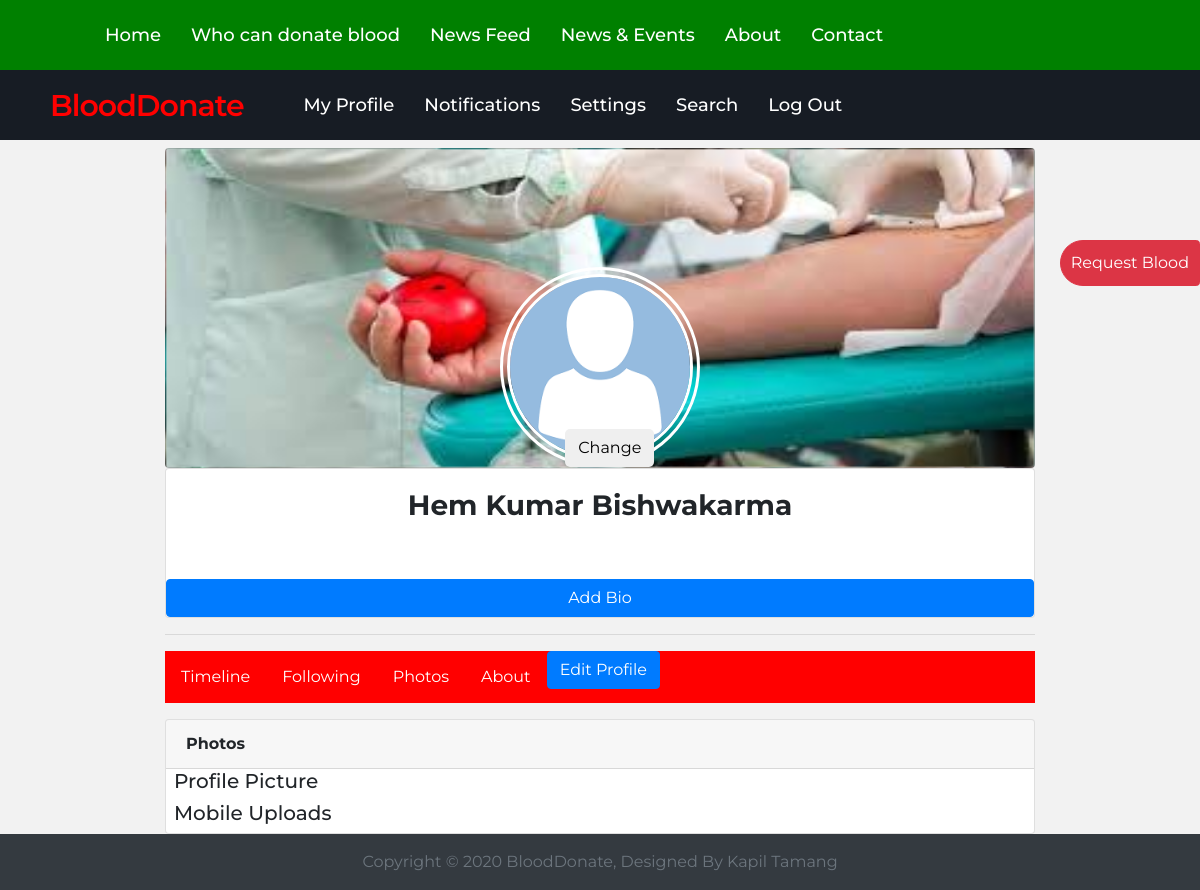
The app's page /hemk12/photos (signed in) with its own data.
### UserAuthentication/models.py (models this page shows, shortened)
class ProfileDetails(models.Model):
	gender_choice = (
			('Male', 'Male'),
			('Female', 'Female'),
			('Others', 'Others')
		)
	bloodGroup_choice = (
			('A+', 'A+'),
			('B+', 'B+'),
			('AB+', 'AB+'),
		)
	stateChoice = (('1','1'),('2','2'),('3','3'),('4','4'),('5','5'),('6','6'),('7','7'))
	user = models.OneToOneField(User, null = False, on_delete=models.CASCADE)
	following = models.ManyToManyField(User, related_name = 'following', blank = True)
	gender = models.CharField(max_length = 20, blank = False, null = False, choices = gender_choice)
	bloodGroup = models.CharField(max_length = 20, blank = False, null = False, choices = bloodGroup_choice)
	dob = models.DateField(auto_now=False, auto_now_add=False)
	contact = models.CharField(max_length = 20, blank = False, null = False)
	contact_audience = models.CharField(max_length = 20, blank = False, null = False)
	bio = models.TextField(max_length=200, blank = True, null = True)
	profile_pic = models.ImageField(default = '/images/defaultProfilePic.png')
	last_donated = models.DateField(auto_now = True)
	permCountry = models.CharField(max_length = 30, blank = False, null = False)
	permState = models.CharField(max_length = 30, blank = False, null = False, choices = stateChoice)
	permDistrict = models.CharField(max_length = 30, blank = False, null = False)
	permCity = models.CharField(max_length = 30, blank = False, null = False)
	tempCountry = models.CharField(max_length = 30, blank = False, null = False)
	tempState = models.CharField(max_length = 30, blank = False, null = False, choices = stateChoice)
	tempDistrict = models.CharField(max_length = 30, blank = False, null = False)
	tempCity =models.CharField(max_length = 30, blank = False, null = False)
	updated = models.DateTimeField(auto_now = True)
	created = models.DateTimeField(auto_now_add = True)
	class Meta:
		db_table = 'profielDetails'
		ordering = ('-created',)

### Profile/views.py (the view)
# urls.py: path('<username>/', views.profileTimeline, name = "profileTimeline"),
@login_required(login_url='UserAuthentication_app:login')
def profileTimeline(request, username):
	user1 = User.objects.get(username = username)
	my_profile = ProfileDetails.objects.get(user = request.user)
	profile = ProfileDetails.objects.get(user = user1.id)
	users = [user for user in my_profile.following.all()]
	posts = []
	qs = None
	if user1 in users:
		user_profile_posts = profile.post_set.exclude(post_audience = 'private')
	else:
		user_profile_posts = profile.post_set.filter(post_audience = 'public')
	for user in users:
		p =ProfileDetails.objects.get(user = user)
		p_posts = p.post_set.exclude(post_audience = 'private')
		posts.append(p_posts)
	my_post = my_profile.post_set.all()
	posts.append(my_post)
	if len(posts) > 0:
		qs = sorted(chain(*posts), reverse = True, key = lambda obj: obj.created)
	if profile.user in my_profile.following.all():
		follow = True
	else:
		follow = False
	createUserForm = CreateUserForm(instance = user1)
	profileDetailsForm = ProfileDetailsForm(instance = profile)
	context = {
		'user': profile,
		'my_profile_posts': qs,
		'user_profile_posts': user_profile_posts,
		'createUserForm': createUserForm,
		'profileDetailsForm': profileDetailsForm,
		'follow': follow,
	}
	return render(request, 'Profile/profile.html', context)

### Profile/templates/Profile/profile.html (shortened to what this page needs)
{% extends 'Home/main.html' %}
{% load widget_tweaks %}
{% load static %}
{% block content %}
<div id="section">
    <div class="container mt-2">
        <div class="row justify-content-md-center">
            <div class="col-md-9">
                <div class="row">
                    <div class="col-md-12">
                      <div class="card profileCover" style="background-image: url('{% static "images/staticCover.jpg" %}')";>
                        <img class="profileImage" src="{{ user.profile_pic }}" height="200" width="200" alt="Profile Picture" style="border-radius: 50%;">
                        {% if request.user.username == user.user.username %}
                        <button class="btn" data-toggle="modal" data-target="#profile_picUpdateModal">Change</button>
                        {% endif %}
                      </div>
                      <div class="card">
                          <h3 style="text-align: center; margin-top: 20px;"> <strong>{{ user.user.first_name }} {{ user.user.last_name }} </strong></h3>
                          {% if user.bio is None %}
                          {% if request.user.username == user.user.username %}
                          <button class="btn btn-primary mt-5" type="button"  data-toggle="modal" data-target="#BioModal"> Add Bio </button>
                          {% endif %}
                          {% endif %}
                        </div>
                    </div>
                  </div>
                  <hr>
                <div class="secondnav mt-3">
                  <ul>
                    <li><a class="active" href="{% url 'profile_app:profileTimeline' user.user.username %}">Timeline</a></li>
                    <li><a href="{% url 'profile_app:following' user.user.username %}">Following</a></li>
                    <li><a href="{% url 'profile_app:photos' user.user.username %}">Photos</a></li>
                    <li><a href="{% url 'profile_app:about' user.user.username %}">About</a></li>
                    {% if request.user.username == user.user.username %}
                    <li><button class="btn btn-primary my-auto" data-toggle="modal" data-target="#EditDetailsModal">Edit Profile</button></li>
                    {% endif %}
                </ul>
                </div>
                {% url 'profile_app:profileTimeline' user.user.username as timeline_url %}
                {% url 'profile_app:following' user.user.username as following_url %}
                {% url 'profile_app:photos' user.user.username as photos_url %}
                {% url 'profile_app:about' user.user.username as about_url %}
                {% if request.get_full_path == timeline_url %}
                  {% include 'Profile/Timeline/timeline.html' %}
                {% elif request.get_full_path == following_url %}
                  {% include 'Profile/Following/following.html' %}
                {% elif request.get_full_path == photos_url %}
                  {% include 'Profile/Photos/photos.html' %}
                {% elif request.get_full_path == about_url %}
                  {% include 'Profile/About/about.html' %}
                {% endif %}
            </div>
        </div>
    </div>
</div>
{% endblock %}

### static/css/navbar.css (style rules this page uses)
* { margin: 0; padding: 0; outline: none; box-sizing: border-box; font-family: 'Montserrat', sans-serif; }
body { background: #f2f2f2; }

### static/css/profile.css (style rules this page uses)
.container { max-width: 80rem; }
.secondnav ul { list-style-type: none; margin: 0; padding: 0; overflow: hidden; background-color: red; }
.secondnav li { float: left; }
.secondnav li a { display: block; color: white; text-align: center; padding: 14px 16px; text-decoration: none; }
.profileCover { position: relative; background-size: 100% 100%; width: 100%; height: 20rem; }
.profileCover img { display: block; margin: auto auto 0 auto; border: 10px double white; }
.profileCover .btn { position: absolute; bottom: 0; left: 46%; border-radius: 5px; text-align: center; }

### records on screen
ProfileDetails: profile_pic (placeholder picture), user.first_name "Hem Kumar", user.last_name "Bishwakarma"
